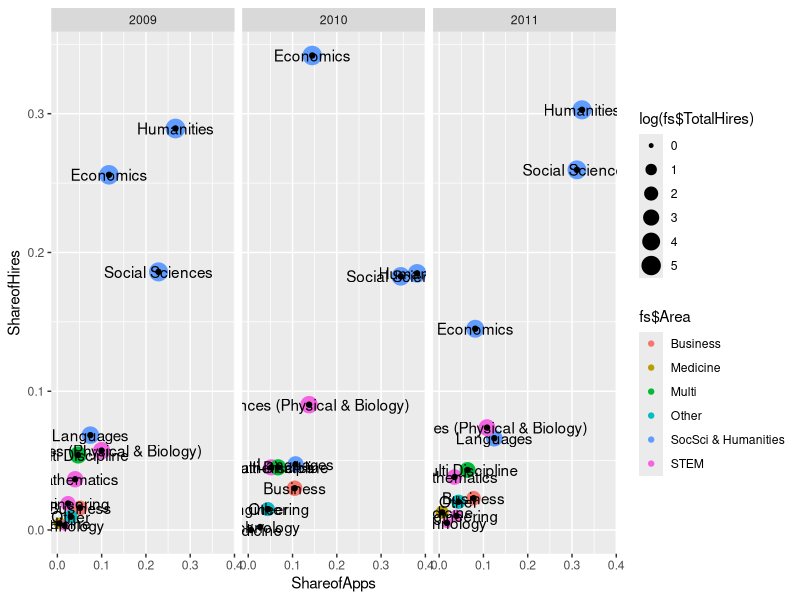
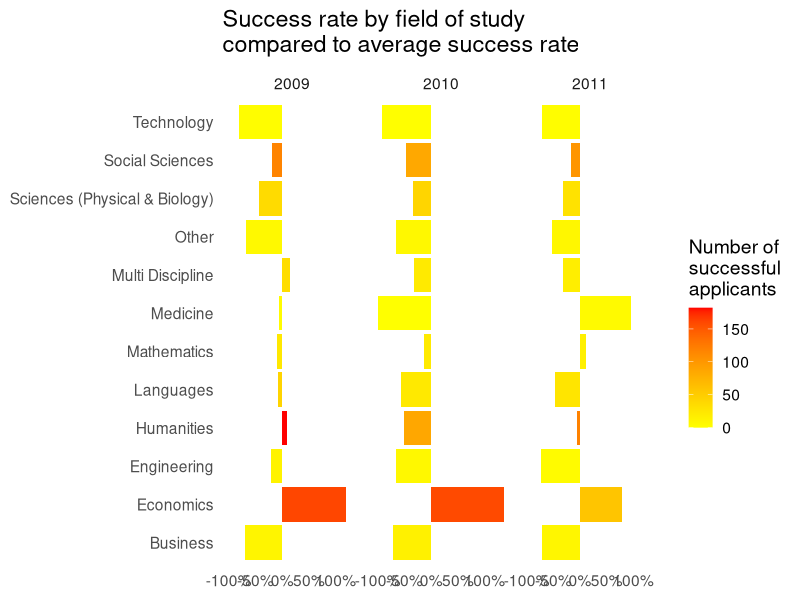
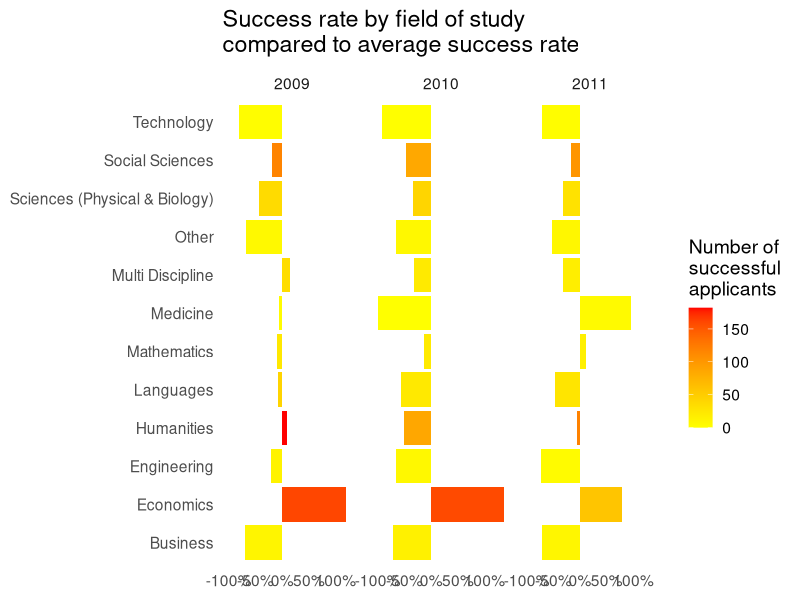
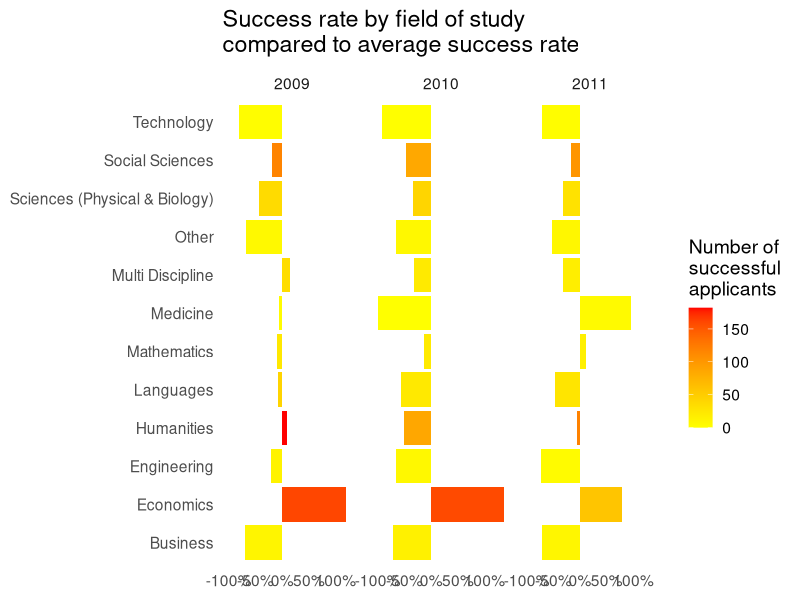

Reproduce these figures in R, in order.
require(ggplot2)
require(scales)
require(grid)
require(ggthemes)

fs <- read.csv("./FSstats.csv")
str(fs)

years  <- unique(fs$Year)

for (i in years) {
  fs$GrandTotalApps <- fs$Total.Applicants[fs$Degree.Type=="Overall" & fs$Year==i]
  fs$GrandTotalHires[fs$Year==i] <- fs$Total.Successful[fs$Degree.Type=="Overall" & fs$Year==i]
}

fs <- fs[fs$Degree.Type !="Overall", ]

fs$TotalApps <- fs$Total.Applicants
fs$TotalHires <- fs$Total.Successful
fs$Degree <- fs$Degree.Type

fs$SuccessRate <- fs$TotalHires/fs$TotalApps

fs$OverallSuccessRate <- fs$GrandTotalHires/fs$GrandTotalApps

fs$RelativeSuccessRate <- fs$SuccessRate/fs$OverallSuccessRate-1

fs$ShareofApps  <- fs$Total.Applicants/fs$GrandTotalApps 
fs$ShareofHires  <- fs$Total.Successful/fs$GrandTotalHires
fs$Overrepr <- fs$ShareofHires/fs$ShareofApps-1

#qplot(x=RelativeSuccessRate, y=Overrepr, data=fs)

fs$Area[fs$Degree.Type=="Mathematics"] <- "STEM" 
fs$Area[fs$Degree.Type=="Sciences (Physical & Biology)"] <- "STEM" 
fs$Area[fs$Degree.Type=="Engineering"] <- "STEM" 
fs$Area[fs$Degree.Type=="Technology"] <- "STEM" 
fs$Area[fs$Degree.Type=="Medicine"] <- "Medicine" 
fs$Area[fs$Degree.Type=="Business"] <- "Business" 
fs$Area[fs$Degree.Type=="Other"] <- "Other" 
fs$Area[fs$Degree.Type=="Multi Discipline"] <- "Multi" 
fs$Area[fs$Degree.Type=="Economics"] <- "SocSci & Humanities" 
fs$Area[fs$Degree.Type=="Languages"] <- "SocSci & Humanities" 
fs$Area[fs$Degree.Type=="Social Sciences"] <- "SocSci & Humanities" 
fs$Area[fs$Degree.Type=="Humanities"] <- "SocSci & Humanities"

fs$Area <- as.factor(fs$Area)
fs <- droplevels.data.frame(fs)

fs$Year <- as.factor(fs$Year)

fsplot <- ggplot(fs, aes(ShareofApps, ShareofHires)) +
  geom_point(aes(size=log(fs$TotalHires), colour=fs$Area)) +
  geom_point() +
  geom_text(aes(label=fs$Degree))+
  facet_wrap(~Year)
fsplot

fsbar <- ggplot(fs, aes(Degree,RelativeSuccessRate)) +
  geom_bar(aes(fill=fs$TotalHires),stat="identity",position="dodge")+
  facet_wrap(~Year)+
  coord_flip()+
  theme_minimal(base_size=14)+
  scale_fill_continuous(low="yellow",high="red",
                        name="Number of\nsuccessful\napplicants")+
  scale_y_continuous(labels=percent)+
  theme(axis.title=element_blank(),
        panel.grid=element_blank(),
        axis.ticks=element_blank())+
  labs(title="Success rate by field of study\ncompared to average success rate",
       ylab=element_blank(), xlab=element_blank())
fsbar

ggsave(plot=fsbar, file="./fsbar.png",scale=1.5)
ggsave(plot=fsbar, file="./fsbar.pdf",scale=1.1)

write.csv(fs,file="./fsdata_processed.csv")